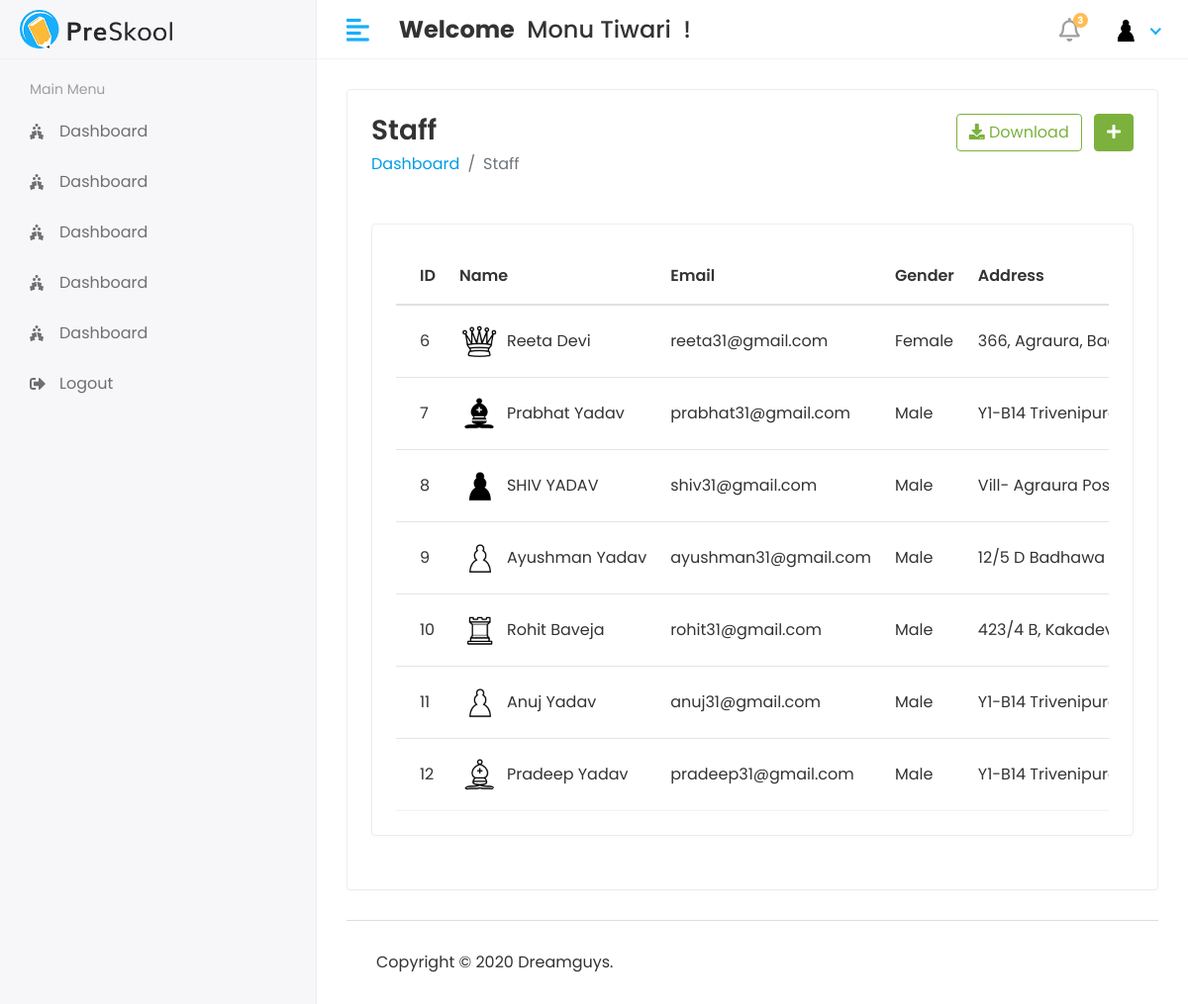
Screenshot of /Hod/Staff/view (signed in) with the database file from the repository.
### myApp/models.py (models this page shows, shortened)
class CustomUser(AbstractUser):
  USER = (
    (1, 'HOD'),
    (2, 'STAFF'),
    (3, 'STUDENT'),
  )
  user_type = models.CharField(choices=USER, max_length=50, default=1)
  profile_Pic = models.ImageField(upload_to='media/profilePic')

class Staff(models.Model):
  objects = None
  admin = models.OneToOneField(CustomUser, on_delete=models.CASCADE)
  address = models.TextField()
  gender = models.CharField(max_length=100)
  created_at = models.DateTimeField(auto_now_add=True)
  updated_at = models.DateTimeField(auto_now=True)

### StudentManagementProject/Hod_Views.py (the view)
@login_required(login_url='/')
def view_staff(request):
  staff = Staff.objects.all()
  context = {
    'staffs': staff,
  }
  return render(request, 'Hod/view_staff.html', context)

### templates/Hod/view_staff.html (shortened to what this page needs)
{% extends 'base.html' %}
{% block content %}
{% load static %}
<div class="row">
  <div class="col-sm-12">
    <div class="card">
      <div class="card-body">
        <div class="row">
          <div class="col bg-white">
            <h3 class="page-title">Staff</h3>
            <ul class="breadcrumb bg-white p-0 mb-5">
              <li class="breadcrumb-item"><a href="{% url 'hod_home' %}">Dashboard</a></li>
              <li class="breadcrumb-item active">Staff</li>
            </ul>
          </div>
          <div class="col-auto text-right float-right ml-auto">
            <a href="#" class="btn btn-outline-success mr-2"><i class="fas fa-download"></i> Download</a>
            <a href="{% url 'add_staff' %}" class="btn btn-success"><i class="fas fa-plus"></i></a>
          </div>
        </div>
        <div class="row">
          <div class="col-sm-12">
            <div class="card card-table">
              <div class="card-body">
                <div class="table-responsive">
                  <table id="table_id" class="table table-hover table-center mb-0">
                    <thead>
                    <tr>
                      <th>ID</th>
                      <th>Name</th>
                      <th>Email</th>
                      <th>Gender</th>
                      <th>Address</th>
                    </tr>
                    </thead>
                    <tbody>
                    {% for i in staffs %}
                    <tr>
                      <td>{{i.id}}</td>
                      <td>
                        <h2 class="table-avatar">
                          {% if i.admin_id.profile_Pic == "" %}
                          <a href="#" class="avatar avatar-sm mr-2"><img
                              class="avatar-img rounded-circle"
                              src="{% static 'assets/img/no-img.jpg' %}"></a>
                          {% else %}
                          <a href="#" class="avatar avatar-sm mr-2"><img
                              class="avatar-img rounded-circle" src="/{{i.admin.profile_Pic}}"></a>
                          <a href="#">{{i.admin.first_name}}&nbsp;{{i.admin.last_name}}</a>
                          {% endif %}
                        </h2>
                      </td>
                      <td>{{i.admin.email}}</td>
                      <td>{{i.gender}}</td>
                      <td>{{i.address}}</td>
                    </tr>
                    {% endfor %}
                    </tbody>
                  </table>
                </div>
              </div>
            </div>
          </div>
        </div>
      </div>
    </div>
  </div>
</div>
{% endblock %}

### templates/includes/header.html (shortened to what this page needs)
{% load static %}
<div class="header">
  <div class="header-left">
    <a href="#" class="logo">
      <img src="{% static 'assets/img/logo.png' %}" alt="Logo">
    </a>
  </div>
  <a href="javascript:void(0);" id="toggle_btn">
    <i class="fas fa-align-left"></i>
  </a>
  <div class="top-nav-search mt-3">
    <h4><strong>Welcome</strong>&nbsp; <span>{{ user.first_name }} {{ user.last_name}}</span>&nbsp; !</h4>
  </div>
  <ul class="nav user-menu">
    <li class="nav-item dropdown noti-dropdown">
      <a href="#" class="dropdown-toggle nav-link" data-toggle="dropdown">
        <i class="far fa-bell"></i><span class="badge badge-pill">3</span>
      </a>
    </li>
    <li class="nav-item dropdown has-arrow">
      <a href="#" class="dropdown-toggle nav-link" data-toggle="dropdown">
        {% if user.profile_Pic == "" %}
        <span class="user-img"><img class="rounded-circle" src="{% static 'assets/img/no-img.jpg' %}" width="31" alt="{{user.first_name}}'s Pic"></span>
        {% else %}
        <span class="user-img"><img class="rounded-circle" src="/{{user.profile_Pic}}" width="31" alt="{{user.first_name}}'s Pic"></span>
        {% endif %}
      </a>
    </li>
  </ul>
</div>

### static/assets/css/style.css (style rules this page uses)
html { height: 100%; }
body { background-color: #fff; color: #333; font-family: 'Poppins', sans-serif; font-size: 1rem; height: 100%; line-height: 1.5; overflow-x: hidden; }
h1, h2, h3, h4, h5, h6 { font-family: 'Poppins', sans-serif; margin-top: 0; }
a { color: #009ce7; }
input, button, a { transition: all 0.4s ease; -moz-transition: all 0.4s ease; -o-transition: all 0.4s ease; -ms-transition: all 0.4s ease; -webkit-transition: all 0.4s ease; }
ul, ol { padding: 0px; list-style: none; }
.table { color: #333; max-width: 100%; margin-bottom: 0; width: 100%; }
table.table td h2 { display: inline-block; font-size: inherit; font-weight: 400; margin: 0; padding: 0; vertical-align: middle; }
table.table td h2.table-avatar { align-items: center; display: inline-flex; font-size: inherit; font-weight: 400; margin: 0; padding: 0; vertical-align: middle; white-space: nowrap; }
table.table td h2 a { color: #333; }
.table thead tr th { font-weight: 600; }
.table tbody tr { border-bottom: 1px solid rgba(0, 0, 0, 0.05); }
.table.table-center td, .table.table-center th { vertical-align: middle; }
.card-table .card-body .table > thead > tr > th { border-top: 0; }
.card-table .card-body .table tr td:first-child, .card-table .card-body .table tr th:first-child { padding-left: 1.5rem; }
.card-table .table td, .card-table .table th { border-top: 1px solid #e2e5e8; padding: 1rem 0.75rem; white-space: nowrap; }
.bg-white { background-color: #fff; }
.btn-success { background-color: #7bb13c; border: 1px solid #7bb13c }
.btn-outline-success { color: #7bb13c; border-color: #7bb13c; }
.card { border: 1px solid #ececf5; box-shadow: 0 1px 3px 0 rgba(0, 0, 0, 0.03); margin-bottom: 1.875rem; }
.card-body { padding: 1.5rem; }
.avatar { position: relative; display: inline-block; width: 3rem; height: 3rem }
.avatar > img { width: 100%; height: 100%; -o-object-fit: cover; object-fit: cover; }
.avatar-sm { width: 2.5rem; height: 2.5rem; }
.header { background-color: #fff; border-bottom: 1px solid #f3f3f4; left: 0; position: fixed; right: 0; top: 0; z-index: 1001; height: 60px; }
.header .header-left { float: left; height: 60px; padding: 0 20px; position: relative; width: 320px; z-index: 1; transition: all 0.2s ease-in-out; background-color: #f7f7fa; border-bottom: 1px solid #efefef; border-right: 1px solid #ececf5; display: flex; align-items: center; }
.header .header-left .logo { display: inline-block; line-height: 60px; }
.header .header-left .logo img { max-height: 40px; width: auto; }
.header .dropdown-toggle:after { display: none; }
.header .has-arrow .dropdown-toggle:after { border-top: 0; border-left: 0; border-bottom: 2px solid #18aefa; border-right: 2px solid #18aefa; content: ''; height: 8px; display: inline-block; pointer-events: none; -webkit-transform-origin: 66% 66%; -ms-transform-origin: 66% 66%; transform-origin: 66% 66%; -webkit-transform: rotate(45deg); -ms-transform: rotate(45deg); transform: rotate(45deg); -webkit-transition: all 0.15s ease-in-out; transition: all 0.15s ease-in-out; width: 8px; vertical-align: 0px; }
.user-menu { float: right; margin: 0; position: relative; z-index: 99; padding-right: 15px; }
.user-menu.nav > li > a { color: #a0a0a0; font-size: 14px; line-height: 58px; padding: 0 15px; height: 60px; }
.user-img { margin-right: 3px; position: relative; }
.top-nav-search { float: left; margin-left: 15px; }
.page-title { font-size: 28px; font-weight: 600; color: #333; margin-bottom: 5px; }
.user-menu.nav > li > a .badge { background-color: #FFBC53; display: block; font-size: 10px; font-weight: bold; height: 15px; width: 15px; position: absolute; right: 7px; top: 13px; color: #fff; padding: 3px; }
.user-menu.nav > li > a > i { font-size: 1.5rem; line-height: 60px; }
@media (min-width: 992px) { #toggle_btn { align-items: center; color: #18aefa; display: inline-flex; float: left; font-size: 26px; height: 60px; justify-content: center; margin-left: 15px; padding: 0 15px; } }

### rows the page displays
CustomUser: first_name "Monu", last_name "Tiwari", profile_Pic (picture)
Staff: id "6", admin.profile_Pic (picture), admin.first_name "Reeta", admin.last_name "Devi", admin.email "reeta31@gmail.com", gender "Female", address "366, Agraura,…"
Staff: id "7", admin.profile_Pic (picture), admin.first_name "Prabhat", admin.last_name "Yadav", admin.email "prabhat31@gmail.com", gender "Male", address "Y1-B14…"
Staff: id "8", admin.profile_Pic (picture), admin.first_name "SHIV", admin.last_name "YADAV", admin.email "shiv31@gmail.com", gender "Male", address "Vill- Agraura…"
Staff: id "9", admin.profile_Pic (picture), admin.first_name "Ayushman", admin.last_name "Yadav", admin.email "ayushman31@gmail.com", gender "Male", address "12/5 D Badhawa…"
Staff: id "10", admin.profile_Pic (picture), admin.first_name "Rohit", admin.last_name "Baveja", admin.email "rohit31@gmail.com", gender "Male", address "423/4 B,…"
Staff: id "11", admin.profile_Pic (picture), admin.first_name "Anuj", admin.last_name "Yadav", admin.email "anuj31@gmail.com", gender "Male", address "Y1-B14…"
Staff: id "12", admin.profile_Pic (picture), admin.first_name "Pradeep", admin.last_name "Yadav", admin.email "pradeep31@gmail.com", gender "Male", address "Y1-B14…"
